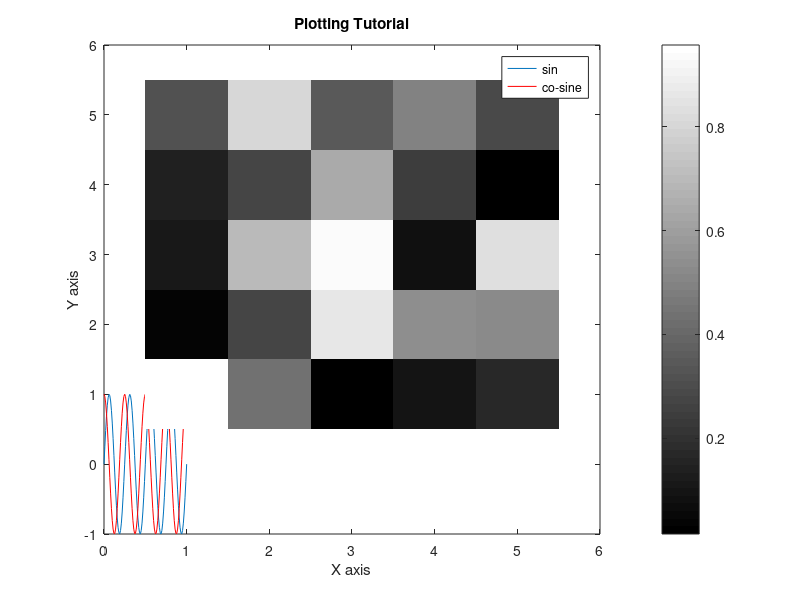

The MATLAB source for this figure:
printf('Part 4: Plotting Data ...');

v = [0:0.01:1];
sinv = sin(2*pi*4*v);
cosv = cos(2*pi*4*v);

plot(v, sinv);
hold on;
plot(v, cosv, 'r'); %plot cosv on top of sinv but in red.
xlabel('X axis');
ylabel('Y axis');
legend('sin', 'co-sine');
title('Plotting Tutorial');
% print -dpng 'Plot-1.png'; //saving the plot
close;
% clear;

% help axis; % get help on axis

M = rand(5,5);
imagesc(M);
imagesc(M), colorbar, colormap gray;